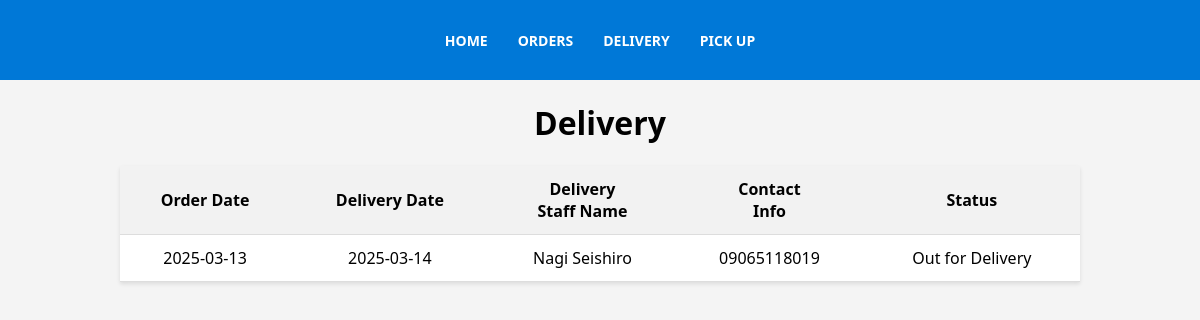
The page /htdocs/Delivery1.php on the database as committed earlier.
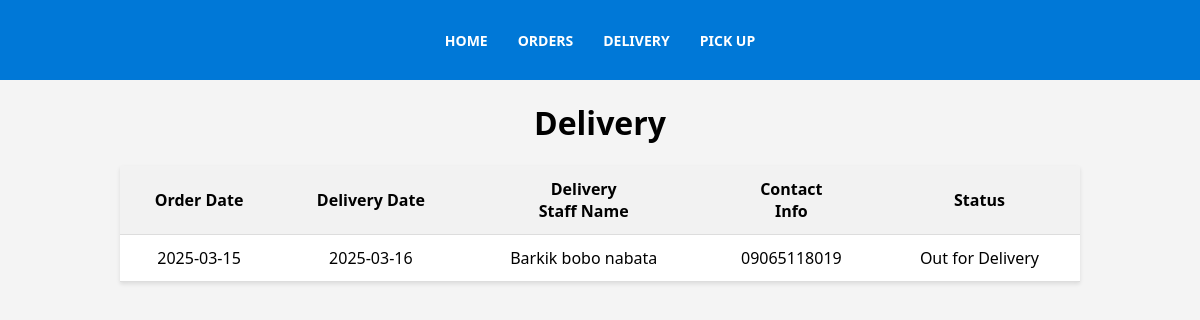
The same page on the database as committed later.
### tables this page shows
CREATE TABLE `Delivery` (
  `Delivery_ID` int(11) NOT NULL AUTO_INCREMENT,
  `Delivery_date` date DEFAULT NULL,
  `Delivery_staff_name` varchar(40) DEFAULT NULL,
  `Contact_info` varchar(40) DEFAULT NULL,
  `Status` varchar(250) DEFAULT NULL,
  `Order_ID` int(11) NOT NULL,
  `User_ID` int(11) NOT NULL,
  PRIMARY KEY (`Delivery_ID`),
  KEY `Orders_Delivery` (`Order_ID`),
  KEY `Users_Delivery` (`User_ID`),
  CONSTRAINT `Orders_Delivery` FOREIGN KEY (`Order_ID`) REFERENCES `Orders` (`Order_ID`),
  CONSTRAINT `Users_Delivery` FOREIGN KEY (`User_ID`) REFERENCES `Users` (`User_ID`)
);

CREATE TABLE `Orders` (
  `Order_ID` int(11) NOT NULL AUTO_INCREMENT,
  `Order_date` date NOT NULL,
  `Laundry_type` varchar(40) NOT NULL,
  `Laundry_quantity` varchar(40) NOT NULL,
  `Cleaning_type` varchar(40) NOT NULL,
  `Place` varchar(40) NOT NULL,
  `Priority_number` varchar(40) NOT NULL,
  `Status` varchar(250) DEFAULT NULL,
  `User_ID` int(11) NOT NULL,
  PRIMARY KEY (`Order_ID`),
  KEY `Users_Orders` (`User_ID`),
  CONSTRAINT `Users_Orders` FOREIGN KEY (`User_ID`) REFERENCES `Users` (`User_ID`)
);

### htdocs/Delivery1.php (the view, shortened to what this page needs)
<?php
include 'db_connect.php';
include 'Menu2.php';
?>
<!DOCTYPE html>
<html>
<body>
        <h1 align="center"> Delivery </h1>
        <table align="center" cellspacing="0" cellpadding="10">
        <tr>
            <th>Order Date</th>
            <th>Delivery Date</th>
            <th>Delivery <br> Staff Name</th>
            <th>Contact <br> Info  </th>
            <th>Status</th>
        </tr>
        <?php
       $sql = "SELECT Delivery.*, Orders.Order_date
       FROM Delivery
       INNER JOIN Orders ON Delivery.Order_ID = Orders.Order_ID
       WHERE Delivery.Status = 'Out for Delivery'";
    $result = mysqli_query($conn, $sql);
    if (mysqli_num_rows($result) > 0) {
        while ($row = mysqli_fetch_assoc($result)) {
            echo "<tr>";
            echo "<td>" . $row['Order_date'] . "</td>";
            echo "<td>" . $row['Delivery_date'] . "</td>";
            echo "<td>" . $row['Delivery_staff_name'] . "</td>";
            echo "<td>" . $row['Contact_info'] . "</td>";
            echo "<td>" . $row['Status'] . "</td>";
            echo "</tr>";
        }
    } else {
        echo "<tr><td colspan='5'>No records found.</td></tr>";
    }
    ?>
    </table>
    </body>
</html>

Rows that differ between the two databases and show on the page:
removed delivery: Order_ID.Order_date "2025-03-13", Delivery_date "2025-03-14", Delivery_staff_name "Nagi Seishiro", Contact_info "09065118019", Status "Out for Delivery"
added delivery: Order_ID.Order_date "2025-03-15", Delivery_date "2025-03-16", Delivery_staff_name "Barkik bobo nabata", Contact_info "09065118019", Status "Out for Delivery"
